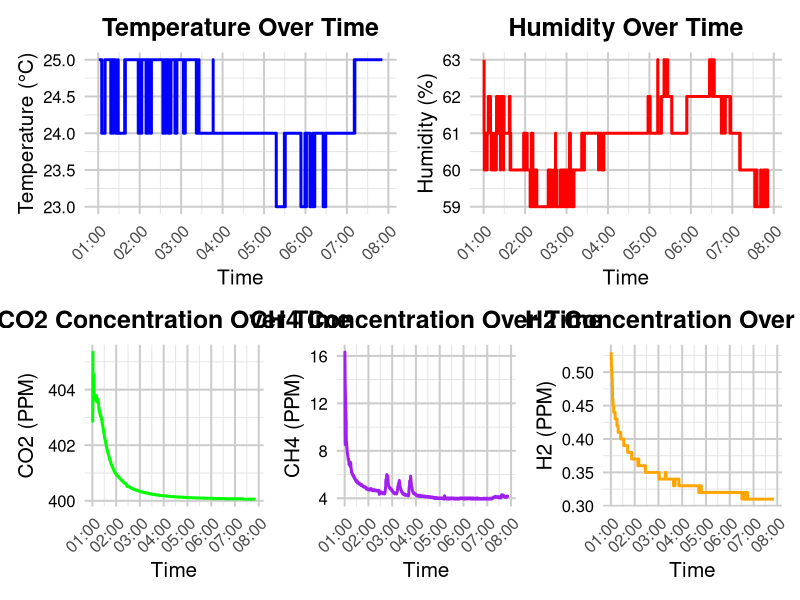

Source code (R):
library(ggplot2)
library(dplyr)
library(patchwork)
library(scales)

# Read the CSV file
day2_data <- read.csv("DAY2.CSV")

# Convert the datetime column to POSIXct
day2_data$datetime <- as.POSIXct(day2_data$datetime, format="%m/%d/%Y %H:%M:%S")

# Define a custom theme for the plots
custom_theme <- theme_minimal(base_size = 15) +
  theme(
    plot.background = element_rect(fill = "white", color = NA),
    panel.background = element_rect(fill = "white", color = NA),
    panel.grid.major = element_line(color = "gray80"),
    panel.grid.minor = element_line(color = "gray90"),
    axis.text.x = element_text(angle = 45, hjust = 1),
    axis.text.y = element_text(color = "black"),
    plot.title = element_text(hjust = 0.5, face = "bold"),
    legend.position = "none"
  )

# Create a plot for each variable
plot_temperature <- ggplot(day2_data, aes(x = datetime, y = temperature)) +
  geom_line(color = "blue", linewidth = 1) + 
  labs(title = "Temperature Over Time", x = "Time", y = "Temperature (°C)") +
  scale_x_datetime(date_breaks = "1 hour", date_labels = "%H:%M") +
  custom_theme

plot_humidity <- ggplot(day2_data, aes(x = datetime, y = humidity)) +
  geom_line(color = "red", linewidth = 1) +
  labs(title = "Humidity Over Time", x = "Time", y = "Humidity (%)") +
  scale_x_datetime(date_breaks = "1 hour", date_labels = "%H:%M") +
  custom_theme

plot_CO2 <- ggplot(day2_data, aes(x = datetime, y = CO2_PPM)) +
  geom_line(color = "green", linewidth = 1) +
  labs(title = "CO2 Concentration Over Time", x = "Time", y = "CO2 (PPM)") +
  scale_x_datetime(date_breaks = "1 hour", date_labels = "%H:%M") +
  custom_theme

plot_CH4 <- ggplot(day2_data, aes(x = datetime, y = CH4_PPM)) +
  geom_line(color = "purple", linewidth = 1) +
  labs(title = "CH4 Concentration Over Time", x = "Time", y = "CH4 (PPM)") +
  scale_x_datetime(date_breaks = "1 hour", date_labels = "%H:%M") +
  custom_theme

plot_H2 <- ggplot(day2_data, aes(x = datetime, y = H2_PPM)) +
  geom_line(color = "orange", linewidth = 1) +
  labs(title = "H2 Concentration Over Time", x = "Time", y = "H2 (PPM)") +
  scale_x_datetime(date_breaks = "1 hour", date_labels = "%H:%M") +
  custom_theme

# Combine and print the plots
print((plot_temperature | plot_humidity) /
        (plot_CO2 | plot_CH4 | plot_H2))
